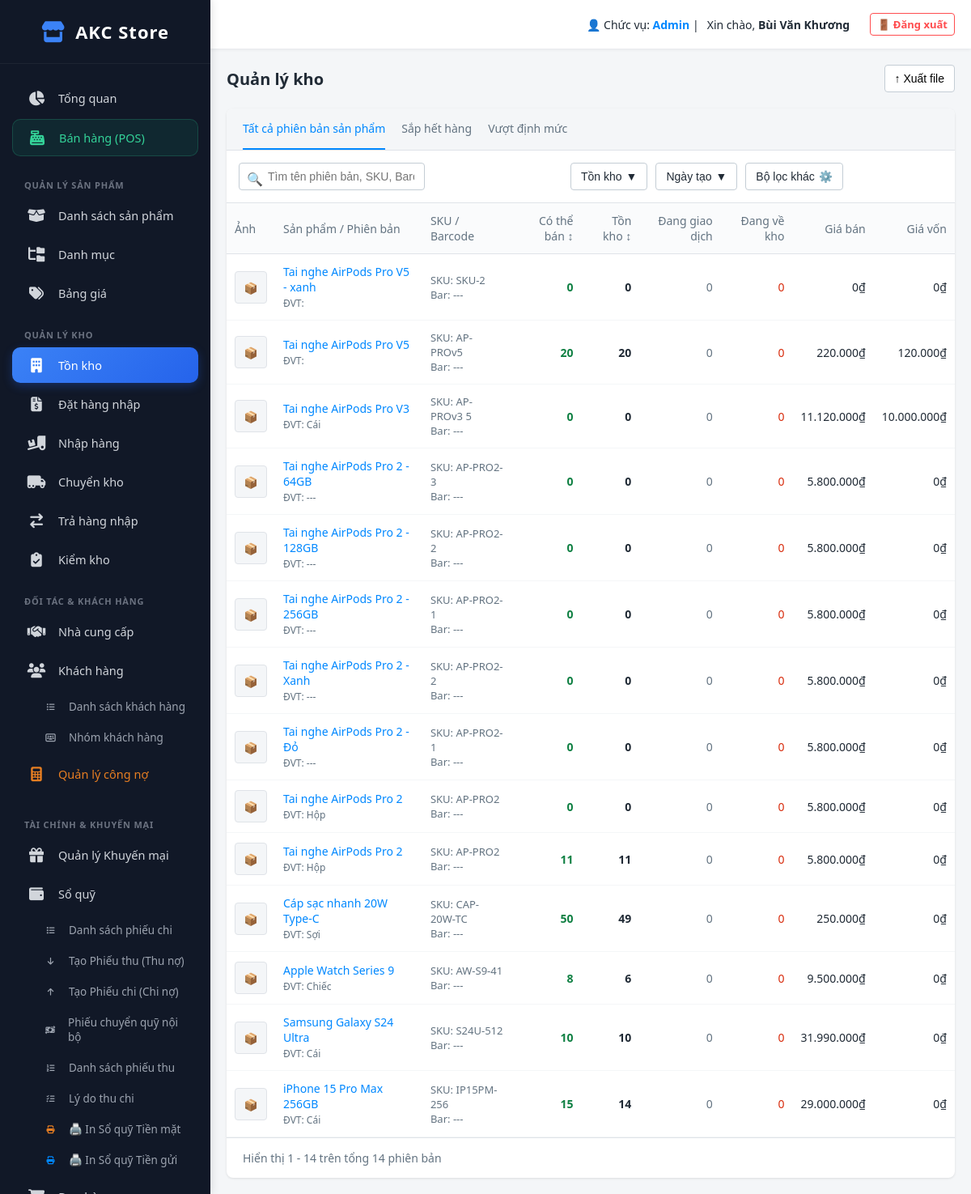
The page /index.php?action=inventory_list (signed in) on the database its author committed.
### tables this page shows
CREATE TABLE `products` (
  `id` int(11) NOT NULL,
  `parent_id` int(11) DEFAULT NULL,
  `product_type` varchar(20) DEFAULT 'Thường',
  `conversion_qty` int(11) DEFAULT 1,
  `product_name` varchar(255) NOT NULL,
  `brand` varchar(100) DEFAULT NULL,
  `base_price` decimal(15,2) DEFAULT NULL,
  `created_at` timestamp NOT NULL DEFAULT current_timestamp(),
  `sku` varchar(50) DEFAULT NULL,
  `barcode` varchar(50) DEFAULT NULL,
  `unit` varchar(20) DEFAULT NULL,
  `stock` int(11) DEFAULT 0,
  `available` int(11) DEFAULT 0,
  `trading` int(11) DEFAULT 0,
  `incoming` int(11) DEFAULT 0,
  `description` text DEFAULT NULL,
  `image` varchar(255) DEFAULT NULL,
  `compare_price` int(11) DEFAULT NULL,
  `cost_price` int(11) DEFAULT NULL,
  `apply_tax` tinyint(1) DEFAULT 0,
  `category` varchar(100) DEFAULT NULL,
  `tags` varchar(255) DEFAULT NULL,
  `dang_ve_kho` int(11) DEFAULT 0
);

### app/controllers/InventoryController.php (called while the page is built, shortened)
<?php
require_once __DIR__ . '/../models/InventoryModel.php';
class InventoryController
{
    public function list()
    {
        $db = (new Database())->getConnection();
        $inventoryModel = new InventoryModel($db);
        $filters = [
            'search'    => $_GET['search'] ?? '',
            'stock_min' => $_GET['stock_min'] ?? '',
            'stock_max' => $_GET['stock_max'] ?? ''
        ];
        $inventoryList = $inventoryModel->getInventoryList($filters);
        require_once __DIR__ . '/../views/inventory/list.php';
    }
}

### public/index.php (called while the page is built, shortened)
<?php
$app = new App();

### app/models/InventoryModel.php (called while the page is built, shortened)
<?php
class InventoryModel
{
    private $conn;
    public function __construct($db)
    {
        $this->conn = $db;
    }
    public function getInventoryList($filters = [])
    {
        $query = "SELECT id, product_name, sku, barcode, unit, stock as ton_kho, available as co_the_ban,
                         0 as dang_giao_dich, 0 as dang_ve_kho, base_price, cost_price, image
                  FROM products WHERE 1=1 ";
        $params = [];
        $query .= " ORDER BY id DESC";
        $stmt = $this->conn->prepare($query);
        $stmt->execute($params);
        return $stmt->fetchAll(PDO::FETCH_ASSOC);
    }
}

### app/views/inventory/list.php (the view, shortened to what this page needs)
<?php require_once __DIR__ . '/../layout/header.php'; ?>
<div style="display: flex; justify-content: space-between; align-items: center; margin-bottom: 20px;">
    <h2 style="font-size: 20px; font-weight: bold; color: #212b36;">Quản lý kho</h2>
    <div style="display: flex; gap: 10px;">
        <button style="background: #fff; border: 1px solid #c4cdd5; padding: 8px 12px; border-radius: 4px; cursor: pointer; font-size: 14px;">↑ Xuất file</button>
    </div>
</div>
<div class="card" style="background: #fff; border-radius: 8px; box-shadow: 0 1px 3px rgba(0,0,0,0.1); padding: 0; min-height: 500px;">
    <div class="akc-tabs">
        <div class="akc-tab active">Tất cả phiên bản sản phẩm</div>
        <div class="akc-tab">Sắp hết hàng</div>
        <div class="akc-tab">Vượt định mức</div>
    </div>
    <form action="index.php" method="GET" class="akc-filter-bar">
        <div style="position: relative; flex: 1; max-width: 400px;">
            <span style="position: absolute; left: 10px; top: 9px; color: #637381;">🔍</span>
            <input type="text" name="search" class="search-input" value="<?php echo htmlspecialchars($_GET['search'] ?? ''); ?>" placeholder="Tìm tên phiên bản, SKU, Barcode">
        </div>
        <div class="filter-dropdown" id="stockFilterDiv">
            <button type="button" class="filter-btn" onclick="toggleStockFilter()">
                Tồn kho <span>▼</span>
            </button>
        </div>
        <button type="button" class="filter-btn">Ngày tạo <span>▼</span></button>
        <button type="button" class="filter-btn">Bộ lọc khác <span>⚙️</span></button>
    </form>
    <?php if (!empty($inventoryList)): ?>
        <table class="akc-table">
            <thead>
                <tr>
                    <th class="col-img">Ảnh</th>
                    <th>Sản phẩm / Phiên bản</th>
                    <th>SKU / Barcode</th>
                    <th class="col-num">Có thể bán ↕</th>
                    <th class="col-num">Tồn kho ↕</th>
                    <th class="col-num">Đang giao dịch</th>
                    <th class="col-num">Đang về kho</th>
                    <th class="col-num">Giá bán</th>
                    <th class="col-num">Giá vốn</th>
                </tr>
            </thead>
            <tbody>
                <?php foreach ($inventoryList as $row): ?>
                    <tr>
                        <td class="col-img">
                            <?php if (!empty($row['image'])): ?>
                                <img src="<?php echo htmlspecialchars($row['image']); ?>" style="width:40px; height:40px; border-radius:4px; object-fit:cover; border:1px solid #dfe3e8;">
                            <?php else: ?>
                                <div style="width:40px; height:40px; background:#f4f6f8; border: 1px solid #dfe3e8; border-radius:4px; text-align:center; line-height:40px;">📦</div>
                            <?php endif; ?>
                        </td>
                        <td>
                            <a href="index.php?action=edit_product&id=<?php echo $row['id']; ?>" style="color: #0088ff; font-weight: 500; text-decoration: none;">
                                <?php echo htmlspecialchars($row['product_name']); ?>
                            </a><br>
                            <span style="color: #637381; font-size: 12px;">ĐVT: <?php echo htmlspecialchars($row['unit'] ?? '---'); ?></span>
                        </td>
                        <td style="color: #637381; font-size: 13px;">
                            SKU: <?php echo !empty($row['sku']) ? htmlspecialchars($row['sku']) : '---'; ?><br>
                            Bar: <?php echo !empty($row['barcode']) ? htmlspecialchars($row['barcode']) : '---'; ?>
                        </td>
                        <td class="col-num" style="color: #108043; font-weight: bold;">
                            <?php echo $row['co_the_ban']; ?>
                        </td>
                        <td class="col-num" style="color: #212b36; font-weight: bold;">
                            <?php echo $row['ton_kho']; ?>
                        </td>
                        <td class="col-num" style="color: #637381;"><?php echo $row['dang_giao_dich']; ?></td>
                        <td class="col-num" style="color: #d82c0d;"><?php echo $row['dang_ve_kho']; ?></td>
                        <td class="col-num"><?php echo number_format($row['base_price'], 0, ',', '.'); ?>₫</td>
                        <td class="col-num"><?php echo number_format($row['cost_price'], 0, ',', '.'); ?>₫</td>
                    </tr>
                <?php endforeach; ?>
            </tbody>
        </table>
        <div style="padding: 15px 20px; color: #637381; font-size: 14px; border-top: 1px solid #dfe3e8;">
            Hiển thị 1 - <?php echo count($inventoryList); ?> trên tổng <?php echo count($inventoryList); ?> phiên bản
        </div>
    <?php endif; ?>
</div>
<?php require_once __DIR__ . '/../layout/footer.php'; ?>

### app/views/layout/header.php (style rules this page uses)
* { box-sizing: border-box; margin: 0; padding: 0; }
body { font-family: 'Segoe UI', Tahoma, Geneva, Verdana, sans-serif; background-color: #f4f6f8; color: #212b36; display: flex; height: 100vh; overflow: hidden; }

### app/views/inventory/list.php (style rules this page uses)
.akc-filter-bar { display: flex; gap: 10px; padding: 15px; border-bottom: 1px solid #dfe3e8; background: #fff; align-items: center; }
.akc-filter-bar input.search-input { flex: 1; padding: 8px 12px 8px 35px; border: 1px solid #c4cdd5; border-radius: 4px; outline: none; font-size: 14px; }
.filter-btn { padding: 8px 12px; border: 1px solid #c4cdd5; background: #fff; border-radius: 4px; cursor: pointer; font-size: 14px; color: #212b36; display: flex; align-items: center; gap: 5px; }
.akc-table { width: 100%; border-collapse: collapse; }
.akc-table th, .akc-table td { padding: 12px 10px; border-bottom: 1px solid #f4f6f8; text-align: left; font-size: 14px; vertical-align: middle; }
.akc-table th { color: #637381; font-weight: 500; background: #fafbfc; border-bottom: 1px solid #dfe3e8; }
.col-img { width: 50px; }
.col-num { text-align: right !important; }
.filter-dropdown { position: relative; display: inline-block; }
.akc-tabs { display: flex; gap: 20px; border-bottom: 1px solid #dfe3e8; padding: 0 20px; background: #f4f6f8; border-radius: 8px 8px 0 0; }
.akc-tab { padding: 15px 0; color: #637381; cursor: pointer; font-weight: 500; font-size: 14px; border-bottom: 2px solid transparent; }
.akc-tab.active { color: #0088ff; border-bottom: 2px solid #0088ff; }

### rows shown on the page
products: product_name "Tai nghe AirPods Pro V5 - xanh", sku "SKU-2", available "0", stock "0", dang_giao_dich "0", dang_ve_kho "0", base_price "0", cost_price "0"
products: product_name "Tai nghe AirPods Pro V5", sku "AP-PROv5", available "20", stock "20", dang_giao_dich "0", dang_ve_kho "0", base_price "220.000", cost_price "120.000"
products: product_name "Tai nghe AirPods Pro V3", unit "Cái", sku "AP-PROv3 5", available "0", stock "0", dang_giao_dich "0", dang_ve_kho "0", base_price "11.120.000", cost_price "10.000.000"
products: product_name "Tai nghe AirPods Pro 2 - 64GB", unit "---", sku "AP-PRO2-3", available "0", stock "0", dang_giao_dich "0", dang_ve_kho "0", base_price "5.800.000", cost_price "0"
products: product_name "Tai nghe AirPods Pro 2 - 128GB", unit "---", sku "AP-PRO2-2", available "0", stock "0", dang_giao_dich "0", dang_ve_kho "0", base_price "5.800.000", cost_price "0"
products: product_name "Tai nghe AirPods Pro 2 - 256GB", unit "---", sku "AP-PRO2-1", available "0", stock "0", dang_giao_dich "0", dang_ve_kho "0", base_price "5.800.000", cost_price "0"
products: product_name "Tai nghe AirPods Pro 2 - Xanh", unit "---", sku "AP-PRO2-2", available "0", stock "0", dang_giao_dich "0", dang_ve_kho "0", base_price "5.800.000", cost_price "0"
products: product_name "Tai nghe AirPods Pro 2 - Đỏ", unit "---", sku "AP-PRO2-1", available "0", stock "0", dang_giao_dich "0", dang_ve_kho "0", base_price "5.800.000", cost_price "0"
products: product_name "Tai nghe AirPods Pro 2", unit "Hộp", sku "AP-PRO2", available "0", stock "0", dang_giao_dich "0", dang_ve_kho "0", base_price "5.800.000", cost_price "0"
products: product_name "Tai nghe AirPods Pro 2", unit "Hộp", sku "AP-PRO2", available "11", stock "11", dang_giao_dich "0", dang_ve_kho "0", base_price "5.800.000", cost_price "0"
products: product_name "Cáp sạc nhanh 20W Type-C", unit "Sợi", sku "CAP-20W-TC", available "50", stock "49", dang_giao_dich "0", dang_ve_kho "0", base_price "250.000", cost_price "0"
products: product_name "Apple Watch Series 9", unit "Chiếc", sku "AW-S9-41", available "8", stock "6", dang_giao_dich "0", dang_ve_kho "0", base_price "9.500.000", cost_price "0"
products: product_name "Samsung Galaxy S24 Ultra", unit "Cái", sku "S24U-512", available "10", stock "10", dang_giao_dich "0", dang_ve_kho "0", base_price "31.990.000", cost_price "0"
products: product_name "iPhone 15 Pro Max 256GB", unit "Cái", sku "IP15PM-256", available "15", stock "14", dang_giao_dich "0", dang_ve_kho "0", base_price "29.000.000", cost_price "0"

### other values the page prints
$user_session['role'] "Admin"
$user_session['full_name'] "Bùi Văn Khương"
count($inventoryList) "14"
